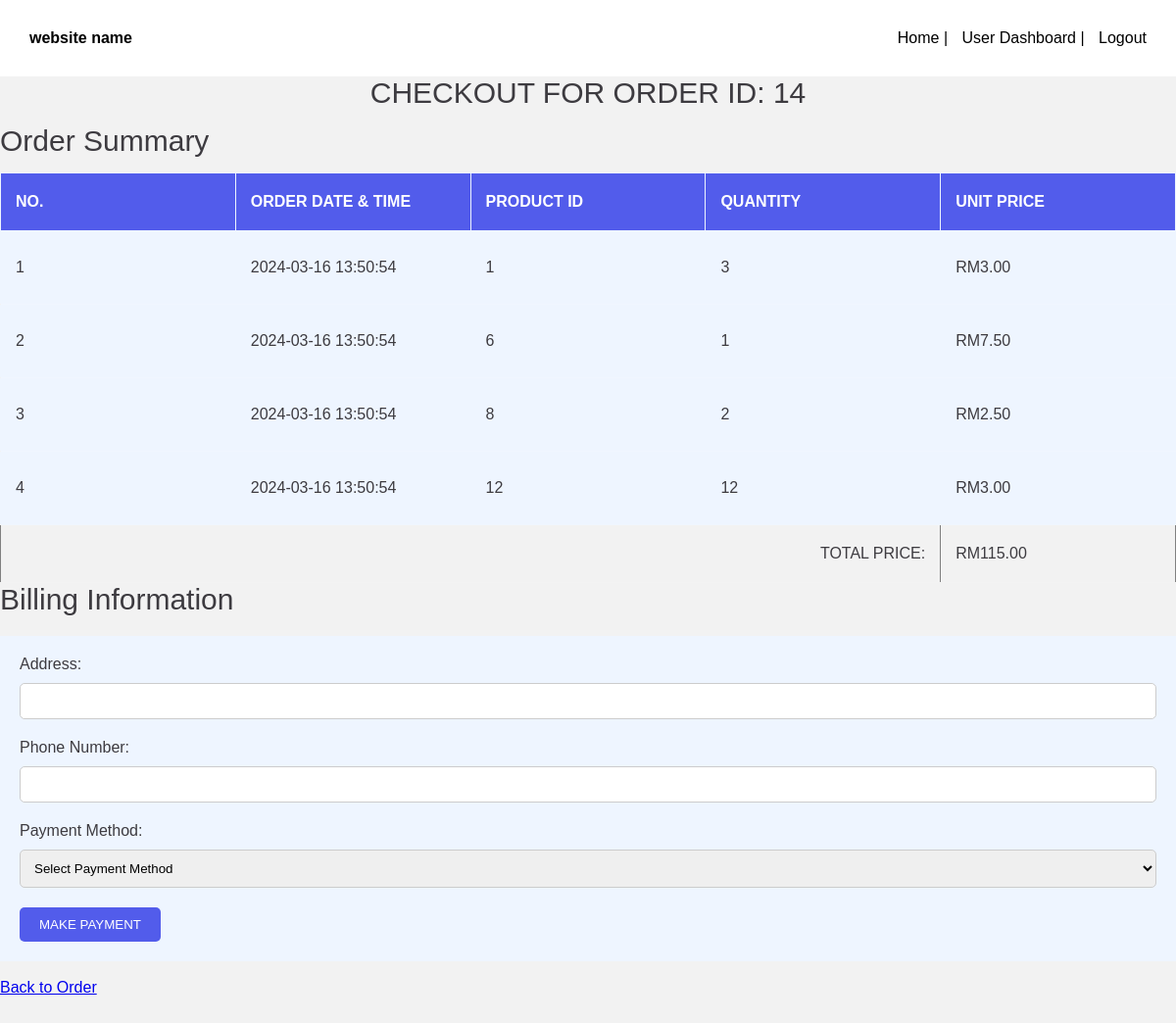
The app's page /payment.php?order_ID=14 (signed in) with its own data.
### tables this page shows
CREATE TABLE `order_product` (
  `order_product_ID` int(11) NOT NULL,
  `order_ID` int(11) NOT NULL,
  `product_ID` int(11) NOT NULL,
  `quantity` int(11) NOT NULL,
  `unit_price` decimal(10,2) NOT NULL
);

CREATE TABLE `order` (
  `order_ID` int(11) NOT NULL,
  `user_ID` int(11) NOT NULL,
  `status` varchar(255) NOT NULL,
  `total_price` decimal(10,2) NOT NULL,
  `created_at` datetime NOT NULL
);

### payment.php (the view, shortened to what this page needs)
<?php
include("header.php");
require('database.php');
$currencySymbol = "RM";
$order_ID = $_GET['order_ID'];
if(isset($_GET['order_ID'])) {
    $order_ID = $_GET['order_ID'];
    $sel_query = "SELECT * FROM order_product op, `order` o WHERE op.order_ID = o.order_ID AND o.order_ID ='". $order_ID . "';";
    $result = mysqli_query($con, $sel_query) or die ( mysqli_error($con));
    while($row = mysqli_fetch_assoc($result)) {
        $total_price += $row['unit_price'] * $row['quantity'];
    }
}
?>
<!DOCTYPE html>
<html>
<head>
    <link rel="stylesheet" href="css/payment.css">
</head>
<body>
    <h1 align="center">Checkout for order ID: <?php echo $order_ID?></h1>
    <div class="order_detail_title">
        <h2>Order Summary</h2>
    </div>
    <div class="table_container">
    <table width="100%" border="1" style="border-collapse:collapse;">
        <thead class="tbl-header">
            <tr>
                <th><strong>No.</strong></th>
                <th><strong>Order Date & Time</strong></th>
                <th><strong>Product ID</strong></th>
                <th><strong>Quantity</strong></th>
                <th><strong>Unit Price</strong></th>
            </tr>
        </thead>
        <tbody class="tbl-content">
        <?php
            if(isset($_GET['order_ID'])) {
                $count = 1;
                $order_ID = $_GET['order_ID'];
                $sel_query = "SELECT * FROM order_product op, `order` o WHERE op.order_ID = o.order_ID AND o.order_ID ='". $order_ID . "';";
                $result = mysqli_query($con, $sel_query) or die ( mysqli_error($con));
                while($row = mysqli_fetch_assoc($result)) {
                ?>
                    <tr>
                        <td align="center"><?php echo $count; ?></td>
                        <td align="center"><?php echo $row['created_at']; ?></td>
                        <td align="center"><?php echo $row['order_product_ID']; ?></td>
                        <td align="center"><?php echo $row['quantity']; ?></td>
                        <td align="center"><?php echo $currencySymbol . $row['unit_price']; ?></td>
                    </tr>
                <?php
                    $count++;
                    $total_price += $row['unit_price'] * $row['quantity']; } }?>
        </tbody>
        <tfoot>
            <td colspan  = "4" align="right" class="tf">Total Price:</td>
            <td colspan = "1" align="center"><?php echo $currencySymbol . number_format($total_price, 2); ?></td>
        </tfoot>
    </table>
    </div>
    <div class="form">
 <h2>Billing Information</h2>
 <div class="form-container">
        <form name="form" action="" method="post" >
            <label for="address">Address:</label>
            <input type="text" id="address" name="address" required>
            <label for="phone">Phone Number:</label>
            <input type="text" id="phone" name="phone" required>
            <label for="paymentmethod">Payment Method:</label>
            <select id="paymentmethod" name="paymentmethod" required>
                <option value="">Select Payment Method</option>
            </select>
            <input name="submit" type="submit" value="Make Payment">
        </form>
    </div>
    <br>
 <p><a href='order.php'>Back to Order</a></p>
 <br>
 <br>
 </div>
</body>
</html>

### header.php (shortened to what this page needs)
<!DOCTYPE html>
<html>
<head>
    <link rel="stylesheet" type="text/css" href="css/header.css">
</head>
<body>
    <div class="header">
        <p>website name</p>
        <nav>
            <a href = "index.php">Home</a> |
            <a href="dashboard.php">User Dashboard</a> |
            <a href="logout.php">Logout</a>
        </nav>
    </div>
</body>
</html>

### css/header.css (style rules this page uses)
.header { display: flex; justify-content: space-between; align-items: center; color: #000000; padding: 30px; background-color: #fff; }
.header p { margin: 0; font-weight: bold; }
nav a { text-decoration: none; color: #000000; margin-left: 10px; }

### css/payment.css (style rules this page uses)
* { margin: 0; padding: 0; box-sizing: border-box; font-family: "Poppins", sans-serif; }
h2 { font-size: 30px; color: #3D3B40; text-transform: capitalize; font-weight: 300; text-align: left; margin-bottom: 15px; }
h1 { font-size: 30px; color: #3D3B40; text-transform: uppercase; font-weight: 300; text-align: center; margin-bottom: 15px; }
table { width: 100%; table-layout: fixed; }
.tbl-header { background-color: #525CEB; border: #EEF5FF; }
.tbl-content { height: 300px; overflow-x: auto; margin-top: 0px; background-color: #EEF5FF; border: #EEF5FF; }
th { padding: 20px 15px; text-align: left; font-weight: 500; font-size: auto; color: #fff; text-transform: uppercase; }
td { padding: 15px; text-align: left; vertical-align: middle; font-weight: 300; font-size: auto; color: #3D3B40; border-bottom: solid 1px rgba(255, 255, 255, 0.1); }
.tf { padding: 20px 15px; text-align: right; font-weight: 500; font-size: auto; color: #3D3B40; text-transform: uppercase; }
body { background: #f2f2f2; font-family: 'Roboto', sans-serif; }
.form-container { background-color: #EEF5FF; padding: 20px; margin-top: 20px; }
label { display: block; margin-bottom: 10px; font-weight: 500; color: #3D3B40; }
input[type="text"], select { width: 100%; padding: 10px; margin-bottom: 20px; border: 1px solid #ccc; border-radius: 5px; box-sizing: border-box; }
input[type="submit"] { background-color: #525CEB; color: #fff; border: none; padding: 10px 20px; border-radius: 5px; cursor: pointer; font-weight: 500; text-transform: uppercase; }

### records on screen
order_product: order_ID.created_at "2024-03-16 13:50:54", order_product_ID "1", quantity "3", unit_price "3.00"
order_product: order_ID.created_at "2024-03-16 13:50:54", order_product_ID "6", quantity "1", unit_price "7.50"
order_product: order_ID.created_at "2024-03-16 13:50:54", order_product_ID "8", quantity "2", unit_price "2.50"
order_product: order_ID.created_at "2024-03-16 13:50:54", order_product_ID "12", quantity "12", unit_price "3.00"

### other values on screen
$order_ID "14"
$currencySymbol "RM"
$total_price "115.00"
